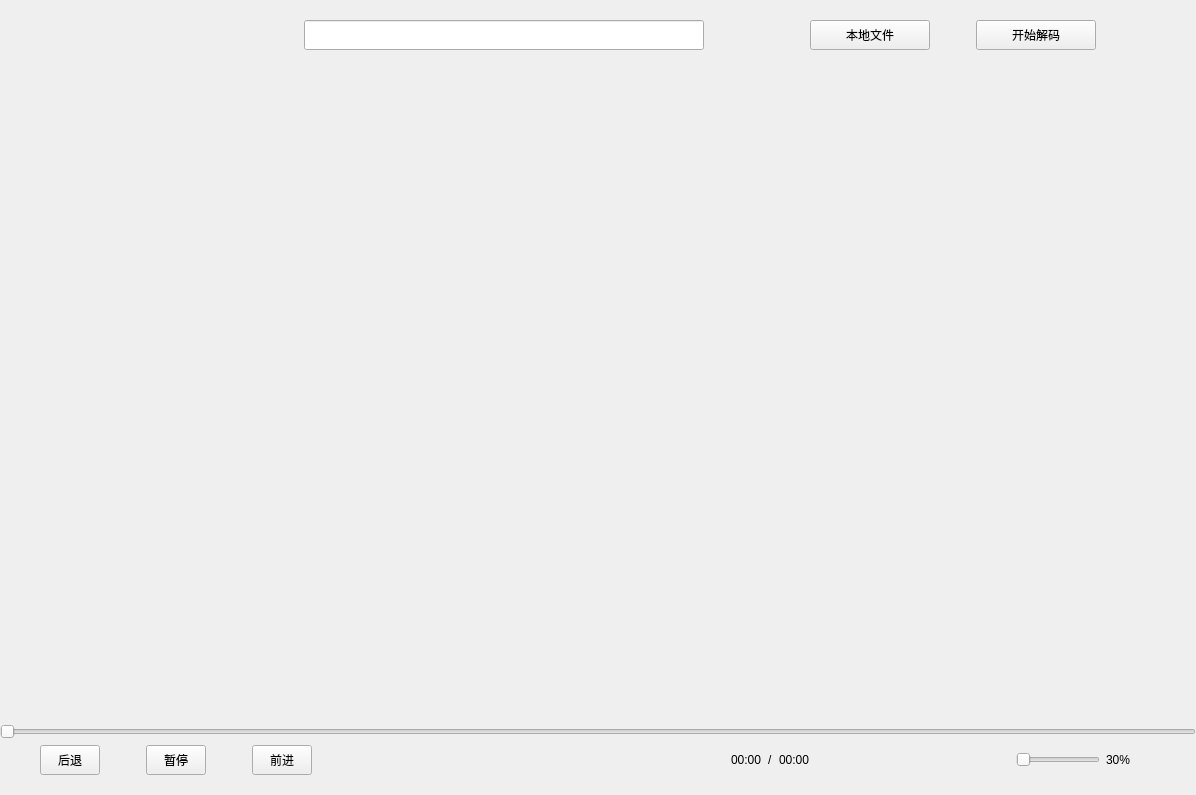
<?xml version="1.0" encoding="UTF-8"?>
<ui version="4.0">
 <class>VideoPlayer</class>
 <widget class="QWidget" name="VideoPlayer">
  <property name="geometry">
   <rect>
    <x>0</x>
    <y>0</y>
    <width>1196</width>
    <height>795</height>
   </rect>
  </property>
  <property name="windowTitle">
   <string>VideoPlayer</string>
  </property>
  <layout class="QVBoxLayout" name="verticalLayout">
   <property name="leftMargin">
    <number>0</number>
   </property>
   <property name="topMargin">
    <number>20</number>
   </property>
   <property name="rightMargin">
    <number>0</number>
   </property>
   <property name="bottomMargin">
    <number>20</number>
   </property>
   <item>
    <layout class="QHBoxLayout" name="horizontalLayout" stretch="2,0,2,0,0,0,2">
     <item>
      <spacer name="horizontalSpacer">
       <property name="orientation">
        <enum>Qt::Horizontal</enum>
       </property>
       <property name="sizeType">
        <enum>QSizePolicy::Expanding</enum>
       </property>
       <property name="sizeHint" stdset="0">
        <size>
         <width>40</width>
         <height>10</height>
        </size>
       </property>
      </spacer>
     </item>
     <item>
      <widget class="QLineEdit" name="lineEdit_input">
       <property name="sizePolicy">
        <sizepolicy hsizetype="Fixed" vsizetype="Fixed">
         <horstretch>0</horstretch>
         <verstretch>0</verstretch>
        </sizepolicy>
       </property>
       <property name="minimumSize">
        <size>
         <width>400</width>
         <height>30</height>
        </size>
       </property>
       <property name="maximumSize">
        <size>
         <width>400</width>
         <height>30</height>
        </size>
       </property>
      </widget>
     </item>
     <item>
      <spacer name="horizontalSpacer_2">
       <property name="orientation">
        <enum>Qt::Horizontal</enum>
       </property>
       <property name="sizeType">
        <enum>QSizePolicy::Fixed</enum>
       </property>
       <property name="sizeHint" stdset="0">
        <size>
         <width>100</width>
         <height>20</height>
        </size>
       </property>
      </spacer>
     </item>
     <item>
      <widget class="QPushButton" name="btn_addfile">
       <property name="sizePolicy">
        <sizepolicy hsizetype="Fixed" vsizetype="Fixed">
         <horstretch>0</horstretch>
         <verstretch>40</verstretch>
        </sizepolicy>
       </property>
       <property name="minimumSize">
        <size>
         <width>120</width>
         <height>30</height>
        </size>
       </property>
       <property name="maximumSize">
        <size>
         <width>120</width>
         <height>30</height>
        </size>
       </property>
       <property name="text">
        <string>本地文件</string>
       </property>
      </widget>
     </item>
     <item>
      <spacer name="horizontalSpacer_3">
       <property name="orientation">
        <enum>Qt::Horizontal</enum>
       </property>
       <property name="sizeHint" stdset="0">
        <size>
         <width>40</width>
         <height>20</height>
        </size>
       </property>
      </spacer>
     </item>
     <item>
      <widget class="QPushButton" name="btn_play">
       <property name="sizePolicy">
        <sizepolicy hsizetype="Fixed" vsizetype="Fixed">
         <horstretch>0</horstretch>
         <verstretch>40</verstretch>
        </sizepolicy>
       </property>
       <property name="minimumSize">
        <size>
         <width>120</width>
         <height>30</height>
        </size>
       </property>
       <property name="maximumSize">
        <size>
         <width>120</width>
         <height>30</height>
        </size>
       </property>
       <property name="text">
        <string>开始解码</string>
       </property>
      </widget>
     </item>
     <item>
      <spacer name="horizontalSpacer_4">
       <property name="orientation">
        <enum>Qt::Horizontal</enum>
       </property>
       <property name="sizeType">
        <enum>QSizePolicy::Fixed</enum>
       </property>
       <property name="sizeHint" stdset="0">
        <size>
         <width>100</width>
         <height>20</height>
        </size>
       </property>
      </spacer>
     </item>
    </layout>
   </item>
   <item>
    <widget class="OpenGLWidget" name="opengl_widget" native="true">
     <property name="sizePolicy">
      <sizepolicy hsizetype="Preferred" vsizetype="Expanding">
       <horstretch>0</horstretch>
       <verstretch>0</verstretch>
      </sizepolicy>
     </property>
    </widget>
   </item>
   <item>
    <widget class="AVPtsSlider" name="slider_AVPts">
     <property name="orientation">
      <enum>Qt::Horizontal</enum>
     </property>
    </widget>
   </item>
   <item>
    <layout class="QHBoxLayout" name="horizontalLayout_2" stretch="0,0,0,0,0,0,3,0,0,0,0,0">
     <item>
      <spacer name="horizontalSpacer_5">
       <property name="orientation">
        <enum>Qt::Horizontal</enum>
       </property>
       <property name="sizeHint" stdset="0">
        <size>
         <width>40</width>
         <height>20</height>
        </size>
       </property>
      </spacer>
     </item>
     <item>
      <widget class="QPushButton" name="btn_back">
       <property name="sizePolicy">
        <sizepolicy hsizetype="Fixed" vsizetype="Fixed">
         <horstretch>0</horstretch>
         <verstretch>0</verstretch>
        </sizepolicy>
       </property>
       <property name="minimumSize">
        <size>
         <width>60</width>
         <height>30</height>
        </size>
       </property>
       <property name="maximumSize">
        <size>
         <width>60</width>
         <height>30</height>
        </size>
       </property>
       <property name="text">
        <string>后退</string>
       </property>
      </widget>
     </item>
     <item>
      <spacer name="horizontalSpacer_6">
       <property name="orientation">
        <enum>Qt::Horizontal</enum>
       </property>
       <property name="sizeHint" stdset="0">
        <size>
         <width>40</width>
         <height>20</height>
        </size>
       </property>
      </spacer>
     </item>
     <item>
      <widget class="QPushButton" name="btn_pauseon">
       <property name="sizePolicy">
        <sizepolicy hsizetype="Fixed" vsizetype="Fixed">
         <horstretch>0</horstretch>
         <verstretch>0</verstretch>
        </sizepolicy>
       </property>
       <property name="minimumSize">
        <size>
         <width>60</width>
         <height>30</height>
        </size>
       </property>
       <property name="maximumSize">
        <size>
         <width>60</width>
         <height>30</height>
        </size>
       </property>
       <property name="text">
        <string>暂停</string>
       </property>
      </widget>
     </item>
     <item>
      <spacer name="horizontalSpacer_7">
       <property name="orientation">
        <enum>Qt::Horizontal</enum>
       </property>
       <property name="sizeHint" stdset="0">
        <size>
         <width>40</width>
         <height>20</height>
        </size>
       </property>
      </spacer>
     </item>
     <item>
      <widget class="QPushButton" name="btn_forward">
       <property name="sizePolicy">
        <sizepolicy hsizetype="Fixed" vsizetype="Fixed">
         <horstretch>0</horstretch>
         <verstretch>0</verstretch>
        </sizepolicy>
       </property>
       <property name="minimumSize">
        <size>
         <width>60</width>
         <height>30</height>
        </size>
       </property>
       <property name="maximumSize">
        <size>
         <width>60</width>
         <height>30</height>
        </size>
       </property>
       <property name="text">
        <string>前进</string>
       </property>
      </widget>
     </item>
     <item>
      <spacer name="horizontalSpacer_8">
       <property name="orientation">
        <enum>Qt::Horizontal</enum>
       </property>
       <property name="sizeHint" stdset="0">
        <size>
         <width>40</width>
         <height>20</height>
        </size>
       </property>
      </spacer>
     </item>
     <item>
      <layout class="QHBoxLayout" name="horizontalLayout_3">
       <item>
        <widget class="QLabel" name="label_pts">
         <property name="sizePolicy">
          <sizepolicy hsizetype="Preferred" vsizetype="Fixed">
           <horstretch>0</horstretch>
           <verstretch>0</verstretch>
          </sizepolicy>
         </property>
         <property name="text">
          <string>00:00</string>
         </property>
        </widget>
       </item>
       <item>
        <widget class="QLabel" name="label_2">
         <property name="sizePolicy">
          <sizepolicy hsizetype="Preferred" vsizetype="Fixed">
           <horstretch>0</horstretch>
           <verstretch>0</verstretch>
          </sizepolicy>
         </property>
         <property name="text">
          <string>/</string>
         </property>
        </widget>
       </item>
       <item>
        <widget class="QLabel" name="label_duration">
         <property name="sizePolicy">
          <sizepolicy hsizetype="Preferred" vsizetype="Fixed">
           <horstretch>0</horstretch>
           <verstretch>0</verstretch>
          </sizepolicy>
         </property>
         <property name="text">
          <string>00:00</string>
         </property>
        </widget>
       </item>
      </layout>
     </item>
     <item>
      <spacer name="horizontalSpacer_10">
       <property name="orientation">
        <enum>Qt::Horizontal</enum>
       </property>
       <property name="sizeType">
        <enum>QSizePolicy::Fixed</enum>
       </property>
       <property name="sizeHint" stdset="0">
        <size>
         <width>200</width>
         <height>20</height>
        </size>
       </property>
      </spacer>
     </item>
     <item>
      <widget class="QSlider" name="slider_volume">
       <property name="orientation">
        <enum>Qt::Horizontal</enum>
       </property>
      </widget>
     </item>
     <item>
      <widget class="QLabel" name="label_volume">
       <property name="sizePolicy">
        <sizepolicy hsizetype="Fixed" vsizetype="Preferred">
         <horstretch>0</horstretch>
         <verstretch>0</verstretch>
        </sizepolicy>
       </property>
       <property name="minimumSize">
        <size>
         <width>50</width>
         <height>0</height>
        </size>
       </property>
       <property name="text">
        <string>30%</string>
       </property>
      </widget>
     </item>
     <item>
      <spacer name="horizontalSpacer_9">
       <property name="orientation">
        <enum>Qt::Horizontal</enum>
       </property>
       <property name="sizeHint" stdset="0">
        <size>
         <width>40</width>
         <height>20</height>
        </size>
       </property>
      </spacer>
     </item>
    </layout>
   </item>
  </layout>
 </widget>
 <customwidgets>
  <customwidget>
   <class>OpenGLWidget</class>
   <extends>QWidget</extends>
   <header>openglwidget.h</header>
   <container>1</container>
  </customwidget>
  <customwidget>
   <class>AVPtsSlider</class>
   <extends>QSlider</extends>
   <header>avptsslider.h</header>
  </customwidget>
 </customwidgets>
 <resources/>
 <connections/>
</ui>
